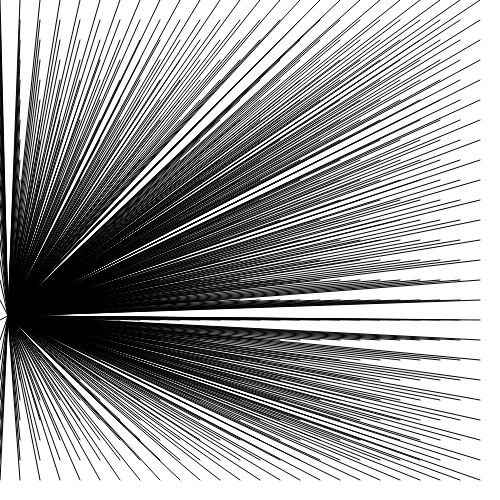
Frame 1 (no input)
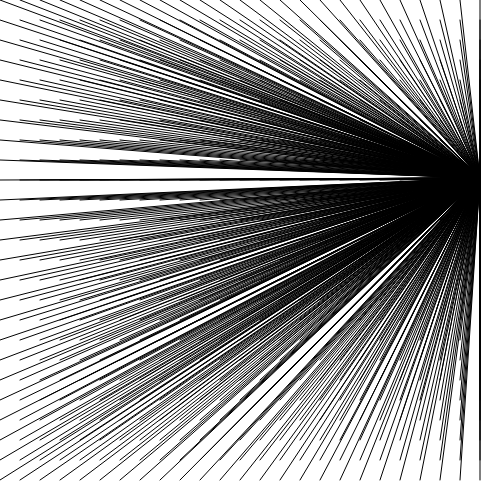
Frame 60 (no input)
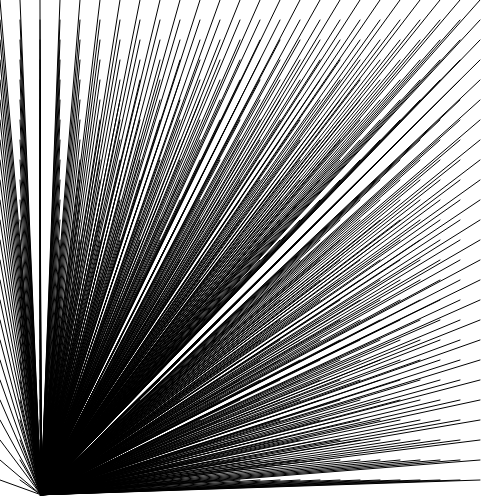
Frame 120 (the mouse pressed at the canvas centre since frame 60)

The p5.js sketch that drew these frames (run headless with seeded random() and noise() and a simulated clock; from frame 60 on, the mouse is pressed at the canvas centre):

// p5.js sketch
// ── sketch.js
// Warp (p5.js 2.3.4 port of a #p5t Processing sketch)
// https://github.com/madparker/-p5t/blob/main/%23p5t/ArtSketch/07_10_2020/Warp/Warp.pde
// #p5t/ArtSketch/07_10_2020/Warp/Warp.pde

// The original used frameRate(999); browsers cap draw() at ~60fps,
// so draw() runs several steps per frame to keep the original speed.
const STEPS_PER_FRAME = 16;

let x = 0,
  y = 0,
  a = 0.5;

function setup() {
  createCanvas(500, 500);
}

function draw() {
  // Every step repaints the whole canvas, so only the last one is visible:
  // advance the motion STEPS_PER_FRAME times, then draw once.
  for (let n = 0; n < STEPS_PER_FRAME; n++) {
    x += a;
    if (x > 500 || x < 0) {
      a *= -1;
    }
  }
  background(255, 255, 255);
  y = 250 + sin(x / 30) * 250;
  for (let i = 0; i < 25; i++) {
    for (let j = 0; j < 25; j++) {
      line(i * 20, j * 20, x, y);
    }
  }
}

// ---- Original Processing source: #p5t/ArtSketch/07_10_2020/Warp/Warp.pde
/*
float x,y,a=.5;
public void setup(){
  size (500,500);
 frameRate(999);
}
  
public void draw(){
  x+=a;
  background (255,255,255);
  y=250+sin(x/30f)*250;
  for (int i=0;i<25;i++){
    for(int j=0;j<25;j++){
    line(i*20,j*20,x,y);
    }
  }
  if(x>500||x<0){
    a*=-1;
  }
}
*/
